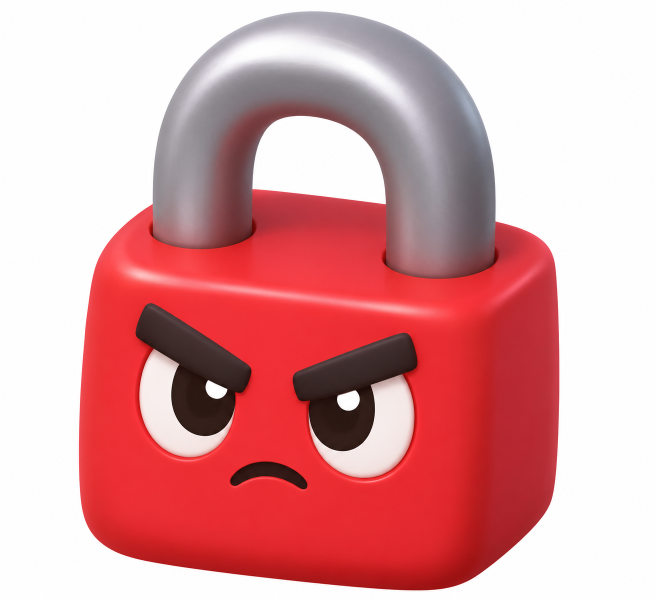
#> input picture assets/source-images/Cadeado vermelho zangado-5.png, 1312 x 1199 px (shown at 1/2 size)
$ python kenburns.py '../assets/source-images/Cadeado vermelho zangado-5.png' out.png 1.0
#> lines starting #> are read from the running program, lines starting #| are printed output that depends on the picture
#!/usr/bin/env python3
"""Rock-solid Ken Burns: LANCZOS crop sequence → png frames for ffmpeg.

ffmpeg zoompan/crop expressions quantize to integer pixels and read as shake.
"""
from __future__ import annotations

import argparse
import subprocess
import sys
import tempfile
from pathlib import Path

from PIL import Image


def main() -> int:
    p = argparse.ArgumentParser()
    p.add_argument("src")
    p.add_argument("out")
    p.add_argument("secs", type=float)
    p.add_argument("direction", choices=("in", "out"), default="in", nargs="?")
    p.add_argument("--fps", type=int, default=30)
    p.add_argument("--zoom", type=float, default=1.06, help="max zoom factor")
    args = p.parse_args()

    im = Image.open(args.src).convert("RGB")
#> im is the input picture: PIL image 1312x1199 RGB; mean R, G, B 220.1, 158, 160.8
    base = im.resize((im.width * 2, im.height * 2), Image.Resampling.LANCZOS)
    W, H, fps = 1280, 720, args.fps
    n = max(1, int(round(args.secs * fps)))
    z0, z1 = (1.0, args.zoom) if args.direction == "in" else (args.zoom, 1.0)

    with tempfile.TemporaryDirectory() as tmp:
        out_dir = Path(tmp)
        for i in range(n):
            t = i / max(1, n - 1)
            u = t * t * (3.0 - 2.0 * t)  # smoothstep
            z = z0 + (z1 - z0) * u
            cw, ch = W / z, H / z
            # Position the window in logical 1280×720 coords, then map into 2× base.
            max_ox = max(0.0, W - cw)
            max_oy = max(0.0, H - ch)
            if args.direction == "in":
                ox = max_ox * (0.15 + 0.70 * u)
                oy = max_oy * (0.20 + 0.50 * u)
            else:
                ox = max_ox * (0.85 - 0.70 * u)
                oy = max_oy * (0.70 - 0.50 * u)
            sx = base.width / W
            sy = base.height / H
            box = (ox * sx, oy * sy, (ox + cw) * sx, (oy + ch) * sy)
            frame = base.resize((W, H), Image.Resampling.LANCZOS, box=box)
            frame.save(out_dir / f"f{i:04d}.png")
#> this loop made 30 passes
#> pass 1, in main, `frame = base.resize((W, H), Image.Resampling.LANCZOS, box=box)`:
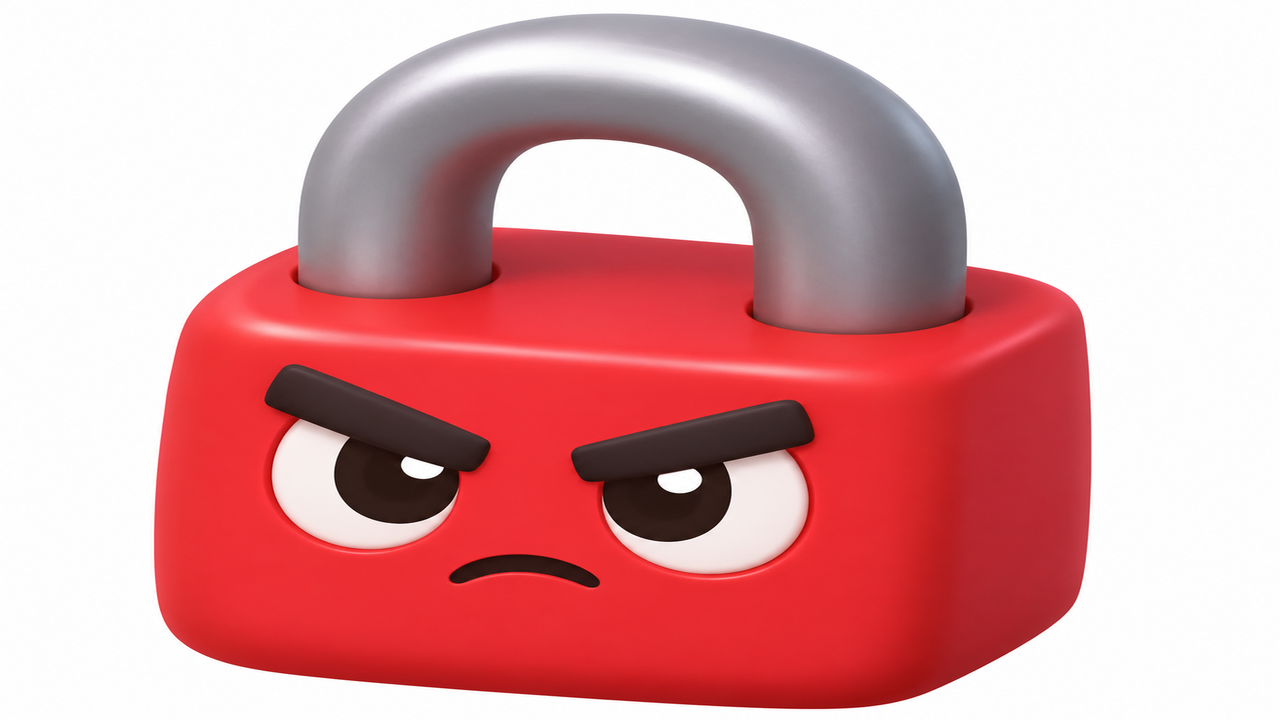
#> frame: PIL image 1280x720 RGB; mean R, G, B 220.1, 158, 160.8
#> after the loop:
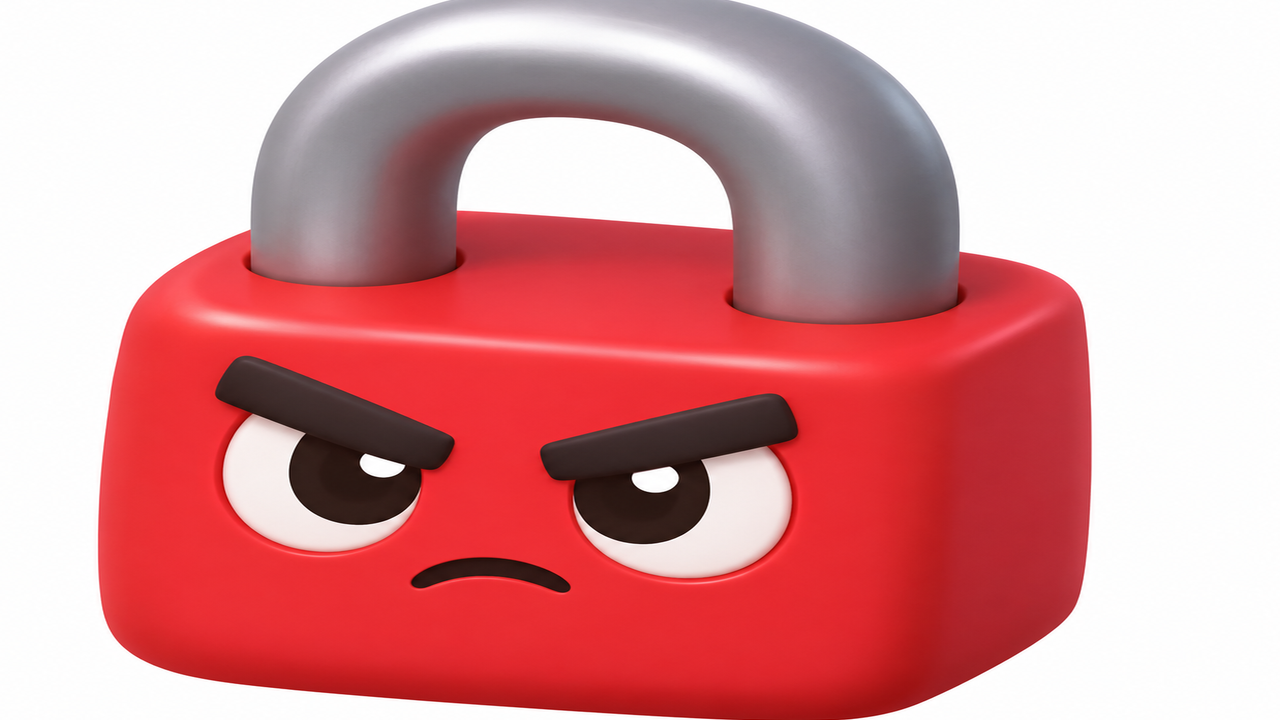
#> frame: PIL image 1280x720 RGB; mean R, G, B 216.2, 146.5, 149.6

        cmd = [
            "ffmpeg", "-y", "-framerate", str(fps),
            "-i", str(out_dir / "f%04d.png"),
            "-c:v", "libx264", "-preset", "veryfast", "-crf", "20",
            "-pix_fmt", "yuv420p", "-r", str(fps), args.out,
        ]
        r = subprocess.run(cmd, stdout=subprocess.DEVNULL, stderr=subprocess.DEVNULL)
        return r.returncode


if __name__ == "__main__":
    sys.exit(main())
#> (the call stopped at in main, `r = subprocess.run(cmd, stdout=subprocess.DEVNULL, stderr=subprocess.D..`: subprocess is not available in this run)
